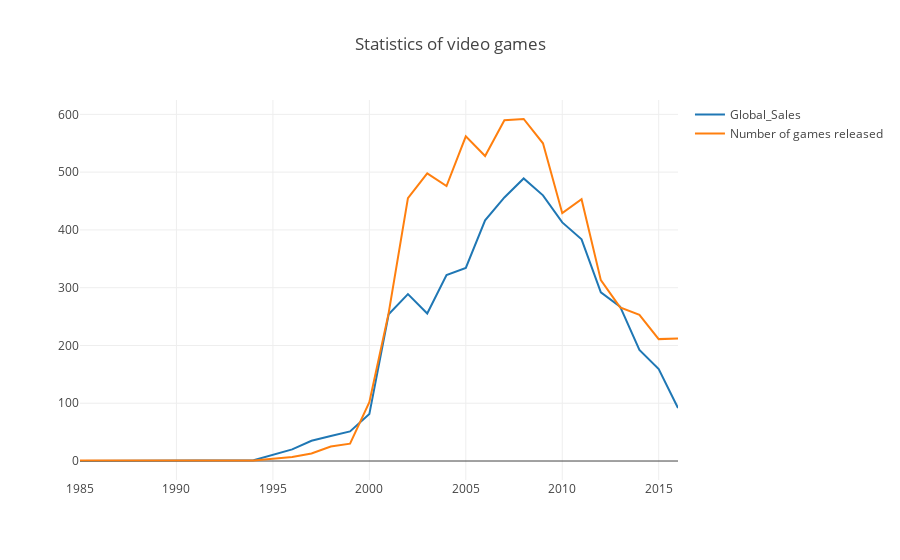

Source (notebook cell):
### Code cell
years_df = df.groupby('Year_of_Release')[['Global_Sales']].sum().join(
    df.groupby('Year_of_Release')[['Name']].count()
)
years_df.columns = ['Global_Sales', 'Number_of_Games']

trace0 = go.Scatter(
    x=years_df.index, 
    y=years_df.Global_Sales, 
    name='Global_Sales'
)

trace1 = go.Scatter(
    x=years_df.index,
    y=years_df.Number_of_Games,
    name='Number of games released'
)

data = [trace0, trace1]
layout = {'title': 'Statistics of video games'}

fig = go.Figure(data=data, layout=layout)
iplot(fig, show_link=False)

### Figure 1 — Plotly figure (JSON) as saved in the notebook; plotly's stock layout.template omitted (floating-point values rounded to 4 significant figures)
{"data": [{"name": "Global_Sales", "type": "scatter", "uid": "e2830cdc-e35b-4bed-9a90-4e2802859762", "x": [1985, 1988, 1992, 1994, 1996, 1997, 1998, 1999, 2000, 2001, 2002, 2003, 2004, 2005, 2006, 2007, 2008, 2009, 2010, 2011, 2012, 2013, 2014, 2015, 2016], "y": [0.03, 0.03, 0.03, 1.27, 20.1, 35.01, 43.18, 51.17, 81.24, 253.9, 288.8, 255.4, 321.8, 334.3, 416.7, 456.2, 489.1, 459.8, 413.0, 383.7, 291.9, 267.2, 192.4, 159.2, 91.56]}, {"name": "Number of games released", "type": "scatter", "uid": "af86a358-8508-4ea5-9707-3c44ff092765", "x": [1985, 1988, 1992, 1994, 1996, 1997, 1998, 1999, 2000, 2001, 2002, 2003, 2004, 2005, 2006, 2007, 2008, 2009, 2010, 2011, 2012, 2013, 2014, 2015, 2016], "y": [1, 1, 1, 1, 7, 13, 25, 30, 102, 256, 455, 498, 476, 562, 528, 590, 592, 550, 429, 453, 313, 266, 253, 211, 212]}], "layout": {"title": {"text": "Statistics of video games"}}}
